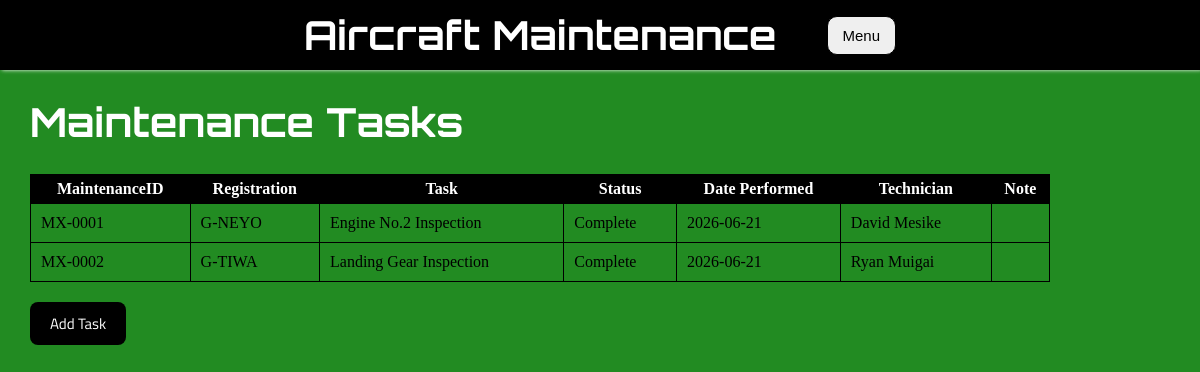
/maintenance, run on an earlier commit of the app's database.
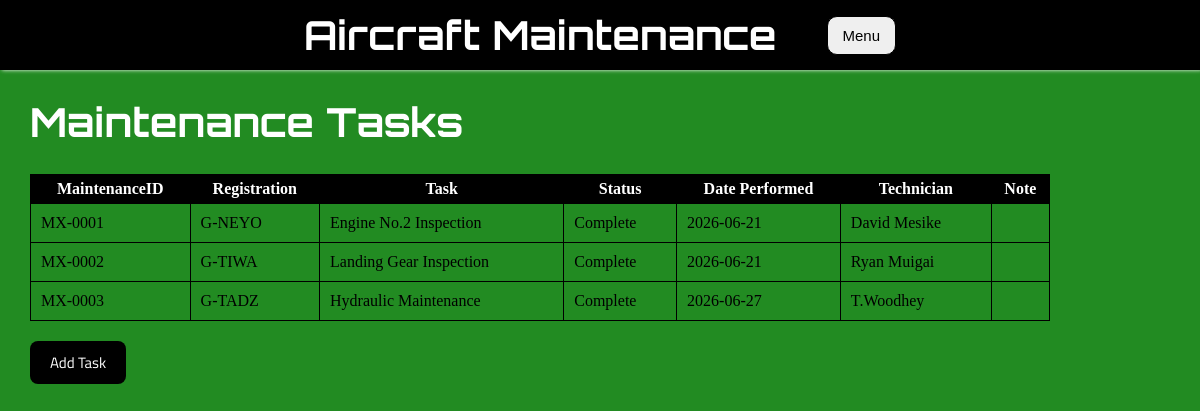
And on a later commit of the database.
### tables this page shows
CREATE TABLE Maintenance(
        MaintenanceID TEXT PRIMARY KEY,
        Registration TEXT,
        Task TEXT,
        Status TEXT,
        DatePerformed TEXT,
        Technician TEXT,
        Notes TEXT,
        FOREIGN KEY (Registration) REFERENCES Aircraft(Registration));

### python.py (the view)
@app.route("/maintenance")
def maintenance():
  with sqlite3.connect("aircrafts.db") as conn:
    conn.row_factory = sqlite3.Row
    cursor = conn.cursor()
    cursor.execute("SELECT * FROM Maintenance")
    Tasks = cursor.fetchall()
    return render_template("maintenance.htm", Tasks=Tasks)

### templates/maintenance.htm (shortened to what this page needs)
<!DOCTYPE html>
<html lang="en">
<head>
    <link rel="stylesheet" href="{{ url_for('static', filename='maintenance.css') }}">
</head>
<body>
    <div class = "navbar">
        <a href="{{ url_for('home') }}" class="home"><h1>
            Aircraft Maintenance</h1> </a>
        <div class="dropdown">
            <button>Menu</button>
        </div>
    </div>
    <h1 class="space">Maintenance Tasks</h1>
    <div class="info">
        <table>
            <tr>
                <th>MaintenanceID</th>
                <th>Registration</th>
                <th>Task</th>
                <th>Status</th>
                <th>Date Performed</th>
                <th>Technician</th>
                <th>Note</th>
            </tr>
            {%for task in Tasks%}
            <tr>
                <td>{{ task['MaintenanceID'] }}</td>
                <td>{{ task['Registration'] }}</td>
                <td>{{ task['Task'] }}</td>
                <td>{{ task['Status'] }}</td>
                <td>{{ task['DatePerformed'] }}</td>
                <td>{{ task['Technician'] }}</td>
                <td>{{ task['Note'] }}</td>
            </tr>
            {% endfor %}
        </table>
        <a href='{{ url_for("add_task" )}}' class="btn"> Add Task</a>
    </div>
</body>
</html>

### static/maintenance.css (style rules this page uses)
body { background-color: forestgreen; margin: 0; box-sizing: border-box; }
.navbar { background-color: black; height: 70px; box-shadow: 2px 0px 4px white; width: 100%; display: flex; justify-content: center; gap: 50px; align-items: center; }
.home { text-decoration: none; }
.dropdown button { position: relative; padding: 10px 15px; font-size: 15px; border: 1px solid black; border-radius: 10px; }
h1 { font-family: "orbitron", sans-serif; font-size: 40px; font-weight: 900px; color: white; }
.info { width: 85%; margin-top: 15px; margin-left: 30px; }
table { width: 100%; border: 1px solid black; border-collapse: collapse; margin-bottom: 30px; }
th { background-color: black; color: white; padding: 5px; }
th, td { border: 1px solid black; }
td { padding: 10px; }
.btn { background-color: black; color: white; padding: 10px 20px; border: none; border-radius: 8px; font-family: "Titillium Web", sans-serif; font-size: 15px; cursor: pointer; text-decoration: none; }
.btn { background-color: black; color: white; padding: 10px 20px; border: none; border-radius: 8px; font-family: "Titillium Web", sans-serif; font-size: 15px; cursor: pointer; text-decoration: none; width: 150px; }
h1.space { margin-left: 30px; }

What changed in the data, as far as the page shows it:
added Maintenance: MaintenanceID "MX-0003", Registration "G-TADZ", Task "Hydraulic Maintenance", Status "Complete", DatePerformed "2026-06-27", Technician "T.Woodhey"
